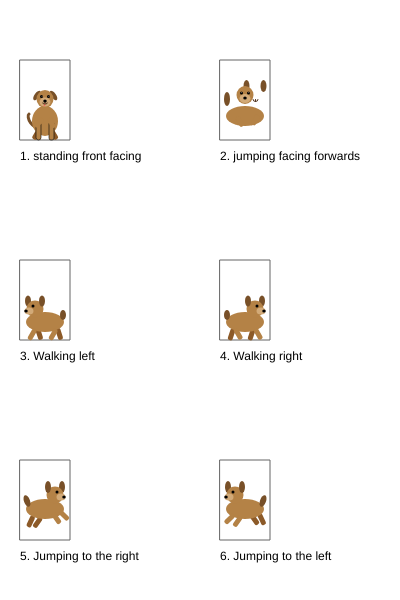
Frame 1 (no input)
Frame 60 (no input): identical to frame 1, image omitted
Frame 120 (the mouse pressed at the canvas centre since frame 60): identical to frame 1, image omitted

The p5.js sketch that drew this single still picture (run headless with seeded random() and noise() and a simulated clock; from frame 60 on, the mouse is pressed at the canvas centre):

// p5.js sketch
// ── sketch.js
var gameChar_x = 0;
var gameChar_y = 0;

function setup()
{
	createCanvas(400, 600);
}

function draw()
{
	background(255);

	//Standing, facing frontwards

	stroke(100);
	noFill();
	rect(20, 60, 50, 80);
	noStroke();
	fill(0);
	text("1. standing front facing", 20, 160);

	gameChar_x = 45;
	gameChar_y = 137;

	// Ears
	fill(120, 80, 40);
	push();
	translate(gameChar_x + 8.5, gameChar_y - 41.5);
	rotate(radians(-36));
	ellipse(0, 0, 5, 11);
	pop();
	push();
	translate(gameChar_x - 8, gameChar_y - 41.5);
	rotate(radians(36));
	ellipse(0, 0, 5, 11);
	pop();
    // Back Legs
	fill(140, 90, 40);
	push();
	translate(gameChar_x + 4, gameChar_y - 6);
	rotate(radians(-30));
	rect(0, 0, 5, 11, 2);
	pop();
	push();
	translate(gameChar_x - 8, gameChar_y - 8.5);
	rotate(radians(30));
	rect(0, 0, 5, 11, 2);
	pop();
	// Tail
	stroke(120, 80, 40);
	strokeWeight(3);
	noFill();
	bezier(
		gameChar_x + 0, gameChar_y - 9,
		gameChar_x - 14, gameChar_y - 6,
		gameChar_x - 19, gameChar_y - 21,
		gameChar_x - 16, gameChar_y - 23
	);
	noStroke();
	// Body
	fill(180, 130, 70);
	ellipse(gameChar_x - 0, gameChar_y - 16, 26, 30);
	strokeWeight(1);
	// Head
	fill(180, 130, 70);
	ellipse(gameChar_x + 0, gameChar_y - 38, 17, 18);
	// Front Legs
	fill(180, 130, 70);
	stroke(0);
	strokeWeight(0.6);
	rect(gameChar_x - 9, gameChar_y - 15, 5, 18, 5);
	rect(gameChar_x + 4, gameChar_y - 15, 5, 18, 2);
	noStroke();
	strokeWeight(1);
	fill(180, 130, 70)
	push();
	translate(gameChar_x + 2, gameChar_y - 18);
	rotate(radians(-25));
	rect(0, 0, 5, 11, 2);
	pop();
	push();
	translate(gameChar_x - 4, gameChar_y - 20);
	rotate(radians(45));
	rect(0, 0, 5, 11, 2);
	pop();
	// Snout
	fill(210, 170, 120);
	ellipse(gameChar_x + 0, gameChar_y - 35, 11, 9);
	// Tongue
	fill(255, 100, 100);
	push();
	translate(gameChar_x - 0.5, gameChar_y - 32);
	rotate(radians(30));
	ellipse(0, 0, 1.5, 2);
	pop();
	// Mouth
	stroke(80, 50, 30);
	noFill();
	line(gameChar_x + 0, gameChar_y - 34.5, gameChar_x + 0, gameChar_y - 34);
	arc(gameChar_x + 0, gameChar_y - 34, 5, 2, 0, PI);
	noStroke();
	// Nose
	fill(0);
	ellipse(gameChar_x + 0, gameChar_y - 36, 3.5, 3);
	// Eye
	fill(0);
	ellipse(gameChar_x + 3.5, gameChar_y - 40.5, 3, 3);
	ellipse(gameChar_x - 3.5, gameChar_y - 40.5, 3, 3);
	fill(250, 213, 184);
	ellipse(gameChar_x + 3.9, gameChar_y - 40.75, 0.9, 0.9);
	ellipse(gameChar_x - 3, gameChar_y - 40.75, 0.9, 0.9);
	
	//Jumping facing forwards
	stroke(100);
	noFill();
	rect(220, 60, 50, 80);
	noStroke();
	fill(0);
	text("2. jumping facing forwards", 220, 160);

	gameChar_x = 245;
	gameChar_y = 137;
	
	// Ears (perked up for jump)
	fill(120, 80, 40);
	ellipse(gameChar_x + 18.5, gameChar_y - 51, 6, 12);
	ellipse(gameChar_x + 1.5, gameChar_y - 51, 6, 12);
	// Back Legs (spread outward diagonally)
	fill(140, 90, 40);
	push();
	translate(gameChar_x - 16, gameChar_y - 21);
	rotate(radians(-35));
	rect(0, 0, 5, 11, 2);
	pop();
	push();
	translate(gameChar_x + 9, gameChar_y - 23);
	rotate(radians(35));
	rect(0, 0, 5, 11, 2);
	pop();
	// Body
	fill(180, 130, 70);
	ellipse(gameChar_x - 0, gameChar_y - 21, 38, 20);
	// Tail
	fill(120, 80, 40);
	ellipse(gameChar_x - 18, gameChar_y - 38, 6, 14);
	// Head
	fill(180, 130, 70);
	ellipse(gameChar_x + 0, gameChar_y - 42, 17, 18);
	// Front Legs
	fill(180, 130, 70);
	push();
	translate(gameChar_x - 10, gameChar_y - 19);
	rotate(radians(-30));
	rect(0, 0, 5, 11, 2);
	pop();
	push();
	translate(gameChar_x + 11, gameChar_y - 23);
	rotate(radians(30));
	rect(0, 0, 5, 11, 2);
	pop();
	// Snout
	fill(210, 170, 120);
	ellipse(gameChar_x + 0, gameChar_y - 38.5, 11, 9);
	// Nose
	fill(0);
	ellipse(gameChar_x + 0, gameChar_y - 39, 3.5, 3);
	// line between nose and mouth
	stroke(80, 50, 30);
	line(gameChar_x + 10.5, gameChar_y - 37.5, gameChar_x + 10.5, gameChar_y - 35.5);
	// Mouth
	stroke(80, 50, 30);
	noFill();
	arc(gameChar_x + 10.5, gameChar_y - 37.5, 5, 4, 0, PI);
	noStroke();
	// Eye
	fill(0);
	ellipse(gameChar_x + 3.5, gameChar_y - 44, 3, 3);
	ellipse(gameChar_x - 3.5, gameChar_y - 44, 3, 3);
	fill(250, 213, 184);
	ellipse(gameChar_x + 3.8, gameChar_y - 44.7, 0.9, 0.9);
	ellipse(gameChar_x - 3.3, gameChar_y - 44.7, 0.9, 0.9);


	//Walking, turned left
	stroke(100);
	noFill();
	rect(20, 260, 50, 80);
	noStroke();
	fill(0);
	text("3. Walking left", 20, 360);

	gameChar_x = 45;
	gameChar_y = 337;

	// Left Ear
	fill(120, 80, 40);
	ellipse(gameChar_x - 17, gameChar_y - 36, 6, 11);
	// Back Legs
	fill(140, 90, 40);
	push();
	translate(gameChar_x + 10, gameChar_y - 8);
	rotate(radians(-18));
	rect(0, 0, 5, 12, 2);
	pop();
	push();
	translate(gameChar_x - 10, gameChar_y - 8);
	rotate(radians(-18));
	rect(0, 0, 5, 12, 2);
	pop();
	// Body
	fill(180, 130, 70);
	ellipse(gameChar_x - 0, gameChar_y - 15, 38, 20);
	// Tail
	fill(120, 80, 40);
	ellipse(gameChar_x + 18, gameChar_y - 22, 6, 10);
	// Head
	fill(180, 130, 70);
	ellipse(gameChar_x - 10, gameChar_y - 28, 17, 17);
	// Front Legs
	fill(180, 130, 70);
	push();
	translate(gameChar_x + 9, gameChar_y - 9);
	rotate(radians(30));
	rect(0, 0, 5, 12, 2);
	pop();
	push();
	translate(gameChar_x - 12, gameChar_y - 9);
	rotate(radians(30));
	rect(0, 0, 5, 12, 2);
	pop();
	// Right Ear
	fill(120, 80, 40);
	ellipse(gameChar_x - 3, gameChar_y - 36, 6, 11);
	// Snout
	fill(210, 170, 120);
	ellipse(gameChar_x - 16, gameChar_y - 26, 9, 7);
	// Nose
	fill(0);
	ellipse(gameChar_x - 19, gameChar_y - 26, 3.5, 3);
	// Eye
	fill(0);
	ellipse(gameChar_x - 12, gameChar_y - 31, 3, 3);


	//Walking, turned right
	stroke(100);
	noFill();
	rect(220, 260, 50, 80);
	noStroke();
	fill(0);
	text("4. Walking right", 220, 360);

	gameChar_x = 245;
	gameChar_y = 337;

	// Right Ear
	fill(120, 80, 40);
	ellipse(gameChar_x + 17, gameChar_y - 36, 6, 11);
	// Back Legs
	fill(140, 90, 40);
	push();
	translate(gameChar_x - 14, gameChar_y - 9);
	rotate(radians(18));
	rect(0, 0, 5, 12, 2);
	pop();
	push();
	translate(gameChar_x + 6, gameChar_y - 9);
	rotate(radians(18));
	rect(0, 0, 5, 12, 2);
	pop();
	// Body
	fill(180, 130, 70);
	ellipse(gameChar_x + 0, gameChar_y - 15, 38, 20);
	// Tail
	fill(120, 80, 40);
	ellipse(gameChar_x - 18, gameChar_y - 22, 6, 10);
	// Head
	fill(180, 130, 70);
	ellipse(gameChar_x + 10, gameChar_y - 28, 17, 17);
	// Front Legs
	fill(180, 130, 70);
	push();
	translate(gameChar_x - 12, gameChar_y - 7);
	rotate(radians(-30));
	rect(0, 0, 5, 12, 2);
	pop();
	push();
	translate(gameChar_x + 8, gameChar_y - 7);
	rotate(radians(-30));
	rect(0, 0, 5, 12, 2);
	pop();
	// Left Ear
	fill(120, 80, 40);
	ellipse(gameChar_x + 3, gameChar_y - 36, 6, 11);
	// Snout
	fill(210, 170, 120);
	ellipse(gameChar_x + 16, gameChar_y - 26, 9, 7);
	// Nose
	fill(0);
	ellipse(gameChar_x + 19, gameChar_y - 26, 3.5, 3);
	// Eye
	fill(0);
	ellipse(gameChar_x + 12, gameChar_y - 31, 3, 3);


	//Jumping right
	stroke(100);
	noFill();
	rect(20, 460, 50, 80);
	noStroke();
	fill(0);
	text("5. Jumping to the right", 20, 560);

	gameChar_x = 45;
	gameChar_y = 537;

	// Right Ear
	fill(120, 80, 40);
	ellipse(gameChar_x + 17, gameChar_y - 50, 6, 12);
	// Back Legs
	fill(140, 90, 40);
	push();
	translate(gameChar_x - 14, gameChar_y - 22);
	rotate(radians(25));
	rect(0, 0, 5, 12, 2);
	pop();
	push();
	translate(gameChar_x - 6, gameChar_y - 21);
	rotate(radians(35));
	rect(0, 0, 5, 12, 2);
	pop();
	// Body
	fill(180, 130, 70);
	ellipse(gameChar_x + 0, gameChar_y - 28, 38, 20);
	// Tail
	fill(120, 80, 40);
	push();
	translate(gameChar_x - 18, gameChar_y - 36);
	rotate(radians(-20));
	ellipse(0, 0, 6, 12);
	pop();
	// Head
	fill(180, 130, 70);
	ellipse(gameChar_x + 10, gameChar_y - 42, 17, 17);
	// Front Legs
	fill(180, 130, 70);
	push();
	translate(gameChar_x + 6, gameChar_y - 22);
	rotate(radians(-35));
	rect(0, 0, 5, 12, 2);
	pop();
	push();
	translate(gameChar_x + 13, gameChar_y - 24);
	rotate(radians(-45));
	rect(0, 0, 5, 12, 2);
	pop();
	// Left Ear
	fill(120, 80, 40);
	ellipse(gameChar_x + 3, gameChar_y - 50, 6, 12);
	// Snout
	fill(210, 170, 120);
	ellipse(gameChar_x + 16, gameChar_y - 40, 9, 7);
	// Nose
	fill(0);
	ellipse(gameChar_x + 19, gameChar_y - 40, 3.5, 3);
	// Eye
	fill(0);
	ellipse(gameChar_x + 12, gameChar_y - 45, 3, 3);


	//Jumping to the left
	stroke(100);
	noFill();
	rect(220, 460, 50, 80);
	noStroke();
	fill(0);
	text("6. Jumping to the left", 220, 560);

	gameChar_x = 245;
	gameChar_y = 537;

	// Left Ear
	fill(120, 80, 40);
	ellipse(gameChar_x - 17, gameChar_y - 50, 6, 12);
	// Back Legs
	fill(140, 90, 40);
	push();
	translate(gameChar_x + 12, gameChar_y - 22);
	rotate(radians(-25));
	rect(0, 0, 5, 12, 2);
	pop();
	push();
	translate(gameChar_x + 4, gameChar_y - 21);
	rotate(radians(-35));
	rect(0, 0, 5, 12, 2);
	pop();
	// Body
	fill(180, 130, 70);
	ellipse(gameChar_x + 0, gameChar_y - 28, 38, 20);
	// Tail
	fill(120, 80, 40);
	push();
	translate(gameChar_x + 18, gameChar_y - 36);
	rotate(radians(20));
	ellipse(0, 0, 6, 12);
	pop();
	// Head
	fill(180, 130, 70);
	ellipse(gameChar_x - 10, gameChar_y - 42, 17, 17);
	// Front Legs
	fill(180, 130, 70);
	push();
	translate(gameChar_x - 6, gameChar_y - 22);
	rotate(radians(35));
	rect(0, 0, 5, 12, 2);
	pop();
	push();
	translate(gameChar_x - 13, gameChar_y - 24);
	rotate(radians(45));
	rect(0, 0, 5, 12, 2);
	pop();
	// Right Ear
	fill(120, 80, 40);
	ellipse(gameChar_x - 3, gameChar_y - 50, 6, 12);
	// Snout
	fill(210, 170, 120);
	ellipse(gameChar_x - 16, gameChar_y - 40, 9, 7);
	// Nose
	fill(0);
	ellipse(gameChar_x - 19, gameChar_y - 40, 3.5, 3);
	// Eye
	fill(0);
	ellipse(gameChar_x - 12, gameChar_y - 45, 3, 3);

}
